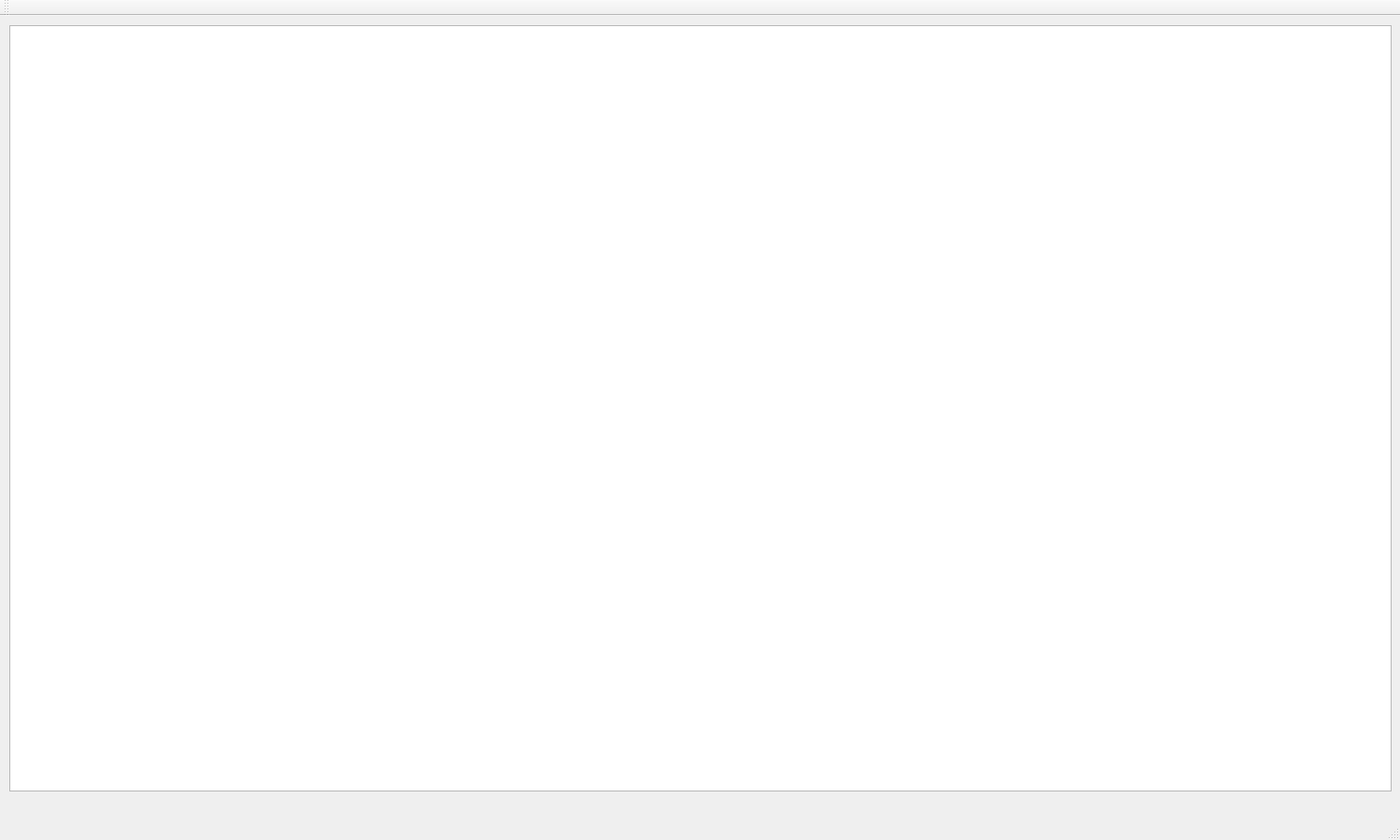
<?xml version="1.0" encoding="UTF-8"?>
<ui version="4.0">
 <class>MainWindow</class>
 <widget class="QMainWindow" name="MainWindow">
  <property name="geometry">
   <rect>
    <x>0</x>
    <y>0</y>
    <width>1500</width>
    <height>900</height>
   </rect>
  </property>
  <property name="windowTitle">
   <string>MainWindow</string>
  </property>
  <widget class="QWidget" name="centralWidget">
   <widget class="QGraphicsView" name="graphicsView">
    <property name="geometry">
     <rect>
      <x>10</x>
      <y>10</y>
      <width>1481</width>
      <height>821</height>
     </rect>
    </property>
   </widget>
  </widget>
  <widget class="QMenuBar" name="menuBar">
   <property name="geometry">
    <rect>
     <x>0</x>
     <y>0</y>
     <width>1500</width>
     <height>24</height>
    </rect>
   </property>
  </widget>
  <widget class="QToolBar" name="mainToolBar">
   <attribute name="toolBarArea">
    <enum>TopToolBarArea</enum>
   </attribute>
   <attribute name="toolBarBreak">
    <bool>false</bool>
   </attribute>
  </widget>
  <widget class="QStatusBar" name="statusBar"/>
 </widget>
 <layoutdefault spacing="6" margin="11"/>
 <resources/>
 <connections/>
</ui>
